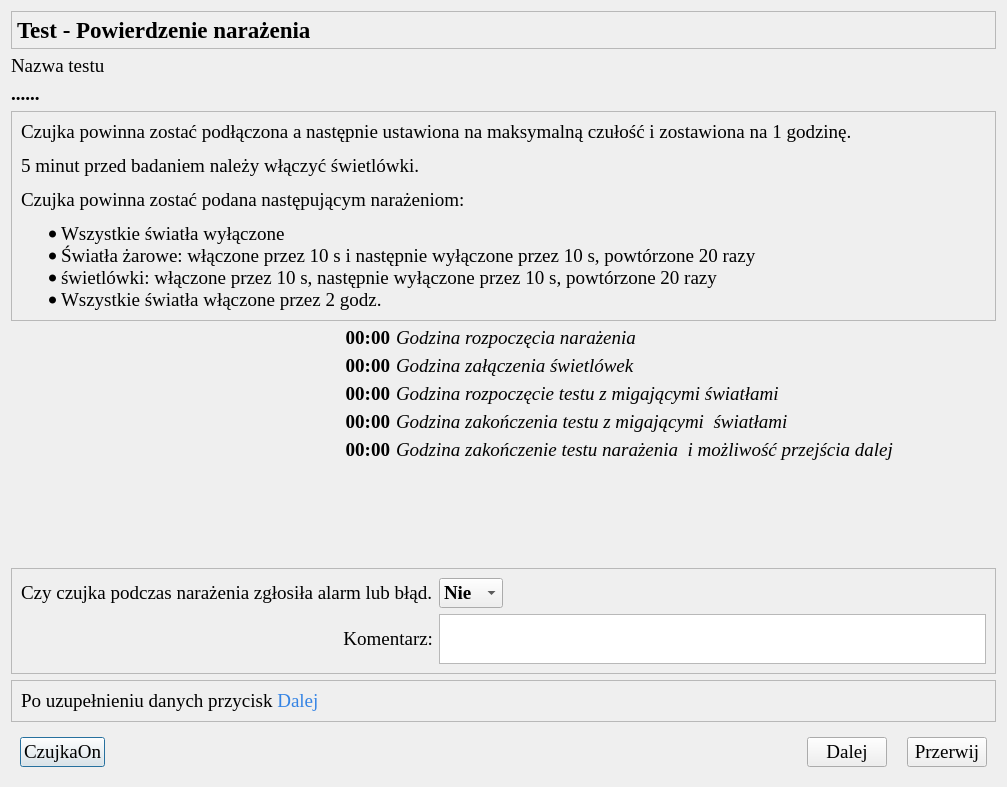
<?xml version="1.0" encoding="UTF-8"?>
<ui version="4.0">
 <class>OknoTestRozproszoneSwiatlo</class>
 <widget class="QDialog" name="OknoTestRozproszoneSwiatlo">
  <property name="geometry">
   <rect>
    <x>0</x>
    <y>0</y>
    <width>1007</width>
    <height>787</height>
   </rect>
  </property>
  <property name="minimumSize">
   <size>
    <width>1000</width>
    <height>740</height>
   </size>
  </property>
  <property name="maximumSize">
   <size>
    <width>1920</width>
    <height>1200</height>
   </size>
  </property>
  <property name="font">
   <font>
    <family>Times New Roman</family>
    <pointsize>14</pointsize>
   </font>
  </property>
  <property name="windowTitle">
   <string>Test - narażenie czujki na światło rozproszone światło</string>
  </property>
  <layout class="QGridLayout" name="gridLayout">
   <item row="6" column="1">
    <widget class="QLabel" name="label_6">
     <property name="font">
      <font>
       <family>Times New Roman</family>
       <pointsize>14</pointsize>
       <italic>true</italic>
       <bold>false</bold>
      </font>
     </property>
     <property name="text">
      <string>Godzina rozpoczęcie testu z migającymi światłami</string>
     </property>
    </widget>
   </item>
   <item row="4" column="0">
    <widget class="QLabel" name="time0">
     <property name="font">
      <font>
       <family>Times New Roman</family>
       <pointsize>14</pointsize>
       <bold>true</bold>
      </font>
     </property>
     <property name="text">
      <string>00:00</string>
     </property>
     <property name="alignment">
      <set>Qt::AlignRight|Qt::AlignTrailing|Qt::AlignVCenter</set>
     </property>
    </widget>
   </item>
   <item row="3" column="0" colspan="2">
    <widget class="QFrame" name="fr_rozproszoneSwiatlo">
     <property name="frameShape">
      <enum>QFrame::StyledPanel</enum>
     </property>
     <property name="frameShadow">
      <enum>QFrame::Raised</enum>
     </property>
     <layout class="QHBoxLayout" name="horizontalLayout_4">
      <item>
       <widget class="QLabel" name="label">
        <property name="font">
         <font>
          <family>Times New Roman</family>
          <pointsize>14</pointsize>
         </font>
        </property>
        <property name="text">
         <string>&lt;html&gt;&lt;head/&gt;&lt;body&gt;&lt;p&gt;Czujka powinna zostać podłączona a następnie ustawiona na maksymalną czułość i zostawiona na 1 godzinę.&lt;/p&gt;&lt;p&gt;5 minut przed badaniem należy włączyć świetlówki.&lt;/p&gt;&lt;p&gt;Czujka powinna zostać podana następującym narażeniom:&lt;/p&gt;&lt;ul style=&quot;margin-top: 0px; margin-bottom: 0px; margin-left: 0px; margin-right: 0px; -qt-list-indent: 1;&quot;&gt;&lt;li style=&quot; margin-top:12px; margin-bottom:0px; margin-left:0px; margin-right:0px; -qt-block-indent:0; text-indent:0px;&quot;&gt;Wszystkie światła wyłączone&lt;/li&gt;&lt;li style=&quot; margin-top:0px; margin-bottom:0px; margin-left:0px; margin-right:0px; -qt-block-indent:0; text-indent:0px;&quot;&gt;Światła żarowe: włączone przez 10 s i następnie wyłączone przez 10 s, powtórzone 20 razy&lt;/li&gt;&lt;li style=&quot; margin-top:0px; margin-bottom:0px; margin-left:0px; margin-right:0px; -qt-block-indent:0; text-indent:0px;&quot;&gt;świetlówki: włączone przez 10 s, następnie wyłączone przez 10 s, powtórzone 20 razy&lt;/li&gt;&lt;li style=&quot; margin-top:0px; margin-bottom:12px; margin-left:0px; margin-right:0px; -qt-block-indent:0; text-indent:0px;&quot;&gt;Wszystkie światła włączone przez 2 godz.&lt;/li&gt;&lt;/ul&gt;&lt;/body&gt;&lt;/html&gt;</string>
        </property>
       </widget>
      </item>
     </layout>
    </widget>
   </item>
   <item row="7" column="0">
    <widget class="QLabel" name="time3">
     <property name="font">
      <font>
       <family>Times New Roman</family>
       <pointsize>14</pointsize>
       <italic>false</italic>
       <bold>true</bold>
      </font>
     </property>
     <property name="text">
      <string>00:00</string>
     </property>
     <property name="alignment">
      <set>Qt::AlignRight|Qt::AlignTrailing|Qt::AlignVCenter</set>
     </property>
    </widget>
   </item>
   <item row="8" column="1">
    <widget class="QLabel" name="label_9">
     <property name="font">
      <font>
       <family>Times New Roman</family>
       <pointsize>14</pointsize>
       <italic>true</italic>
       <bold>false</bold>
      </font>
     </property>
     <property name="text">
      <string>Godzina zakończenie testu narażenia  i możliwość przejścia dalej</string>
     </property>
    </widget>
   </item>
   <item row="5" column="0">
    <widget class="QLabel" name="time1">
     <property name="font">
      <font>
       <family>Times New Roman</family>
       <pointsize>14</pointsize>
       <italic>false</italic>
       <bold>true</bold>
      </font>
     </property>
     <property name="text">
      <string>00:00</string>
     </property>
     <property name="alignment">
      <set>Qt::AlignRight|Qt::AlignTrailing|Qt::AlignVCenter</set>
     </property>
    </widget>
   </item>
   <item row="12" column="0" colspan="2">
    <widget class="QWidget" name="widget" native="true">
     <layout class="QHBoxLayout" name="horizontalLayout_3">
      <property name="spacing">
       <number>20</number>
      </property>
      <item>
       <widget class="QPushButton" name="pbCzujkaOn">
        <property name="text">
         <string>CzujkaOn</string>
        </property>
       </widget>
      </item>
      <item>
       <spacer name="horizontalSpacer">
        <property name="orientation">
         <enum>Qt::Horizontal</enum>
        </property>
        <property name="sizeHint" stdset="0">
         <size>
          <width>349</width>
          <height>20</height>
         </size>
        </property>
       </spacer>
      </item>
      <item>
       <widget class="QPushButton" name="pbDalej">
        <property name="text">
         <string>Dalej</string>
        </property>
        <property name="icon">
         <iconset theme="media-playback-start">
          <normaloff>.</normaloff>.</iconset>
        </property>
       </widget>
      </item>
      <item>
       <widget class="QPushButton" name="pbPrzerwij">
        <property name="text">
         <string>Przerwij</string>
        </property>
        <property name="icon">
         <iconset theme="media-playback-stop">
          <normaloff>.</normaloff>.</iconset>
        </property>
       </widget>
      </item>
     </layout>
    </widget>
   </item>
   <item row="9" column="0">
    <spacer name="verticalSpacer">
     <property name="orientation">
      <enum>Qt::Vertical</enum>
     </property>
     <property name="sizeHint" stdset="0">
      <size>
       <width>20</width>
       <height>40</height>
      </size>
     </property>
    </spacer>
   </item>
   <item row="6" column="0">
    <widget class="QLabel" name="time2">
     <property name="font">
      <font>
       <family>Times New Roman</family>
       <pointsize>14</pointsize>
       <italic>false</italic>
       <bold>true</bold>
      </font>
     </property>
     <property name="text">
      <string>00:00</string>
     </property>
     <property name="alignment">
      <set>Qt::AlignRight|Qt::AlignTrailing|Qt::AlignVCenter</set>
     </property>
    </widget>
   </item>
   <item row="7" column="1">
    <widget class="QLabel" name="label_8">
     <property name="font">
      <font>
       <family>Times New Roman</family>
       <pointsize>14</pointsize>
       <italic>true</italic>
       <bold>false</bold>
      </font>
     </property>
     <property name="text">
      <string>Godzina zakończenia testu z migającymi  światłami</string>
     </property>
    </widget>
   </item>
   <item row="8" column="0">
    <widget class="QLabel" name="time4">
     <property name="font">
      <font>
       <family>Times New Roman</family>
       <pointsize>14</pointsize>
       <italic>false</italic>
       <bold>true</bold>
      </font>
     </property>
     <property name="text">
      <string>00:00</string>
     </property>
     <property name="alignment">
      <set>Qt::AlignRight|Qt::AlignTrailing|Qt::AlignVCenter</set>
     </property>
    </widget>
   </item>
   <item row="11" column="0" colspan="2">
    <widget class="QFrame" name="frame_2">
     <property name="frameShape">
      <enum>QFrame::StyledPanel</enum>
     </property>
     <property name="frameShadow">
      <enum>QFrame::Raised</enum>
     </property>
     <layout class="QHBoxLayout" name="horizontalLayout_2">
      <item>
       <widget class="QLabel" name="infonext">
        <property name="font">
         <font>
          <family>Times New Roman</family>
          <pointsize>14</pointsize>
         </font>
        </property>
        <property name="text">
         <string>&lt;html&gt;&lt;head/&gt;&lt;body&gt;&lt;p&gt;Po uzupełnieniu danych przycisk&lt;span style=&quot; color:#3584e4;&quot;&gt; Dalej&lt;/span&gt;&lt;/p&gt;&lt;/body&gt;&lt;/html&gt;</string>
        </property>
       </widget>
      </item>
     </layout>
    </widget>
   </item>
   <item row="0" column="0" colspan="2">
    <widget class="QFrame" name="frame">
     <property name="maximumSize">
      <size>
       <width>16777215</width>
       <height>40</height>
      </size>
     </property>
     <property name="frameShape">
      <enum>QFrame::StyledPanel</enum>
     </property>
     <property name="frameShadow">
      <enum>QFrame::Raised</enum>
     </property>
     <layout class="QHBoxLayout" name="horizontalLayout">
      <property name="leftMargin">
       <number>5</number>
      </property>
      <property name="topMargin">
       <number>5</number>
      </property>
      <property name="rightMargin">
       <number>5</number>
      </property>
      <property name="bottomMargin">
       <number>5</number>
      </property>
      <item>
       <widget class="QLabel" name="title">
        <property name="maximumSize">
         <size>
          <width>16777215</width>
          <height>45</height>
         </size>
        </property>
        <property name="font">
         <font>
          <family>Times New Roman</family>
          <pointsize>17</pointsize>
          <bold>true</bold>
         </font>
        </property>
        <property name="text">
         <string>Test - Powierdzenie narażenia</string>
        </property>
       </widget>
      </item>
     </layout>
    </widget>
   </item>
   <item row="2" column="0" colspan="2">
    <widget class="QLabel" name="testName">
     <property name="font">
      <font>
       <family>Times New Roman</family>
       <pointsize>14</pointsize>
       <bold>true</bold>
      </font>
     </property>
     <property name="text">
      <string>......</string>
     </property>
    </widget>
   </item>
   <item row="10" column="0" colspan="2">
    <widget class="QFrame" name="frame_3">
     <property name="frameShape">
      <enum>QFrame::StyledPanel</enum>
     </property>
     <property name="frameShadow">
      <enum>QFrame::Raised</enum>
     </property>
     <layout class="QGridLayout" name="gridLayout_2">
      <item row="0" column="1">
       <widget class="QComboBox" name="cbAlarmYesNo">
        <property name="font">
         <font>
          <family>Times New Roman</family>
          <pointsize>14</pointsize>
          <bold>true</bold>
         </font>
        </property>
        <item>
         <property name="text">
          <string>Nie</string>
         </property>
        </item>
        <item>
         <property name="text">
          <string>Tak</string>
         </property>
        </item>
       </widget>
      </item>
      <item row="0" column="2">
       <spacer name="horizontalSpacer_2">
        <property name="orientation">
         <enum>Qt::Horizontal</enum>
        </property>
        <property name="sizeHint" stdset="0">
         <size>
          <width>40</width>
          <height>20</height>
         </size>
        </property>
       </spacer>
      </item>
      <item row="0" column="0">
       <widget class="QLabel" name="label_2">
        <property name="font">
         <font>
          <family>Times New Roman</family>
          <pointsize>14</pointsize>
         </font>
        </property>
        <property name="text">
         <string>Czy czujka podczas narażenia zgłosiła alarm lub błąd.</string>
        </property>
       </widget>
      </item>
      <item row="1" column="0">
       <widget class="QLabel" name="label_3">
        <property name="font">
         <font>
          <family>Times New Roman</family>
          <pointsize>14</pointsize>
         </font>
        </property>
        <property name="text">
         <string>Komentarz:</string>
        </property>
        <property name="alignment">
         <set>Qt::AlignRight|Qt::AlignTrailing|Qt::AlignVCenter</set>
        </property>
       </widget>
      </item>
      <item row="1" column="1" colspan="2">
       <widget class="QTextEdit" name="errorInfo">
        <property name="maximumSize">
         <size>
          <width>16777215</width>
          <height>50</height>
         </size>
        </property>
        <property name="font">
         <font>
          <family>Times New Roman</family>
          <pointsize>12</pointsize>
         </font>
        </property>
       </widget>
      </item>
     </layout>
    </widget>
   </item>
   <item row="5" column="1">
    <widget class="QLabel" name="label_4">
     <property name="font">
      <font>
       <family>Times New Roman</family>
       <pointsize>14</pointsize>
       <italic>true</italic>
       <bold>false</bold>
      </font>
     </property>
     <property name="text">
      <string>Godzina załączenia świetlówek</string>
     </property>
    </widget>
   </item>
   <item row="1" column="0">
    <widget class="QLabel" name="lTestName">
     <property name="font">
      <font>
       <family>Times New Roman</family>
       <pointsize>14</pointsize>
      </font>
     </property>
     <property name="text">
      <string>Nazwa testu</string>
     </property>
     <property name="alignment">
      <set>Qt::AlignLeading|Qt::AlignLeft|Qt::AlignVCenter</set>
     </property>
    </widget>
   </item>
   <item row="4" column="1">
    <widget class="QLabel" name="etAktualnaGodzina">
     <property name="minimumSize">
      <size>
       <width>600</width>
       <height>0</height>
      </size>
     </property>
     <property name="maximumSize">
      <size>
       <width>1920</width>
       <height>1080</height>
      </size>
     </property>
     <property name="font">
      <font>
       <family>Times New Roman</family>
       <pointsize>14</pointsize>
       <italic>true</italic>
      </font>
     </property>
     <property name="text">
      <string>Godzina rozpoczęcia narażenia</string>
     </property>
    </widget>
   </item>
  </layout>
 </widget>
 <resources/>
 <connections/>
</ui>
